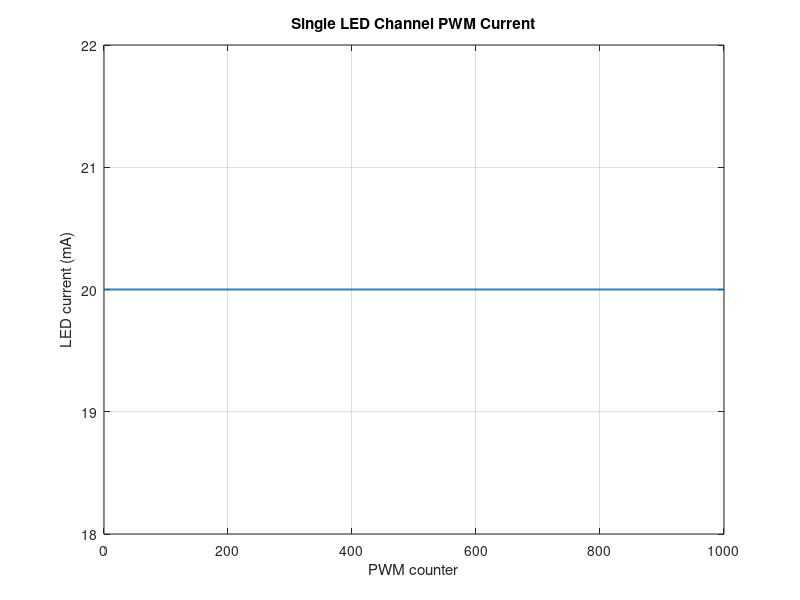

This figure's MATLAB source:
clc;
clear;
close all;

% -----------------------------------------
% STEP 1: Single channel AL58263Q simulation
% -----------------------------------------

% AL58263Q has 16-bit brightness control
MAX_16BIT = 65535;
pwm_percentage = 80; % Sent by gateMate
% Choose one brightness value
brightness_value = MAX_16BIT * (pwm_percentage/100);   % 50% brightness approximately

% Choose LED channel current
Imax = 20e-3;               % 20 mA maximum current

% Number of PWM counter steps
N = 65536;

% Create PWM counter
counter = 0:N-1;

% PWM output: ON when counter is below brightness value
pwm_output = counter < brightness_value;

% LED current waveform
led_current = Imax * pwm_output;

% Average current
average_current = mean(led_current);

% Display result
fprintf('Brightness value = %d out of 65535\n', brightness_value);
fprintf('Average LED current = %.3f mA\n', average_current * 1000);

% Plot PWM current
figure;
plot(counter(1:1000), led_current(1:1000) * 1000, 'LineWidth', 1.5);
grid on;
xlabel('PWM counter');
ylabel('LED current (mA)');
title('Single LED Channel PWM Current');
